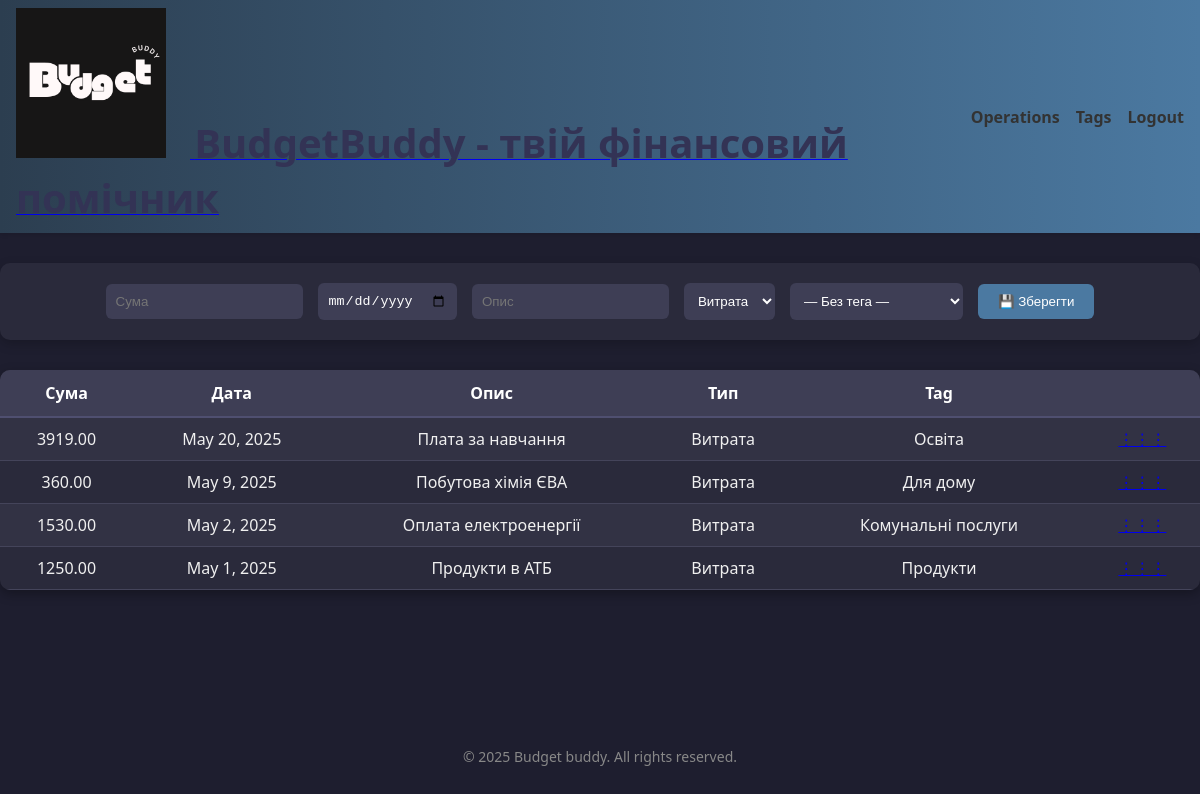
The page /operations/ (signed in) on the database its author committed.
### apps/core/models/operation.py (models this page shows, shortened)
class Operation(TimeStampedModel):
    id = models.AutoField(primary_key=True)
    amount = models.DecimalField(max_digits=12, decimal_places=2)
    date = models.DateField(default=_date.today)
    description = models.CharField(max_length=255, blank=True)
    type = models.CharField(
        max_length=10,
        choices=TransactionType.choices,
        default=TransactionType.EXPENSE
    )
    user = models.ForeignKey(
        settings.AUTH_USER_MODEL,
        on_delete=models.CASCADE,
        null=True, blank=True,
        related_name='operations'
    )
    account = models.ForeignKey(
        "Account",
        on_delete=models.PROTECT,
        null=True, blank=True,
        related_name='operations'
    )
    category = models.ForeignKey(
        "Category",
        on_delete=models.PROTECT,
        null=True, blank=True,
        related_name='operations'
    )
    tag = models.ForeignKey(
        "Tag",
        on_delete=models.SET_NULL,
        null=True, blank=True,
        related_name='operations'
    )
    class Meta:
        ordering = ['-date']

### apps/core/models/tag.py (models this page shows, shortened)
class Tag(TimeStampedModel):
    id = models.AutoField(primary_key=True)
    name = models.CharField(max_length=50)
    user = models.ForeignKey(settings.AUTH_USER_MODEL, on_delete=models.CASCADE, null=True, blank=True,
                             related_name='tags')

### apps/core/views.py (the view, shortened to what this page needs)
# urls.py: path('', RedirectView.as_view(pattern_name='core:operations', permanent=False)),
@login_required
@require_http_methods(['GET', 'POST'])
def operations(request):
    user = request.user
    context = {
        'operations_list': Operation.objects.filter(user=request.user),
        'type_choices': TransactionType,
        'tags_list': Tag.objects.filter(user=request.user),
    }
    return render(request, 'core/pages/operations.html', context)

### apps/core/templates/core/pages/operations.html (shortened to what this page needs)
{% extends "base.html" %}
{% block content %}
    <main class="main-wrapper">
        <div class="container">
            <form action="{% url 'core:operations' %}" method="post" class="form-flex">
                <input type="number" name="amount" placeholder="Сума" required>
                <input type="date" name="date" required>
                <input type="text" name="description" placeholder="Опис" required>
                <select name="type" id="type" required>
                    {% for type in type_choices %}
                        <option value="{{ type.value }}"
                                {% if type.value == 'EXPENSE' %}selected{% endif %}
                        >
                            {{ type.label }}
                        </option>
                    {% endfor %}
                </select>
                <select name="tag">
                    <option value="">— Без тега —</option>
                </select>
                <button type="submit">💾 Зберегти</button>
            </form>
        </div>
        <div class="container">
            <table class="form-container">
                <tr>
                    <th>Сума</th>
                    <th>Дата</th>
                    <th>Опис</th>
                    <th>Тип</th>
                    <th>Tag</th>
                    <th></th>
                </tr>
                {% for operation in operations_list %}
                    <tr>
                        <td>{{ operation.amount }}</td>
                        <td>{{ operation.date }}</td>
                        <td>{{ operation.description }}</td>
                        <td>{{ operation.get_type_display }}</td>
                        <td>{{ operation.tag.name|default:"- Без тега -" }}</td>
                        <td><a href="{% url 'core:operation_detail' operation.id %}">⋮⋮⋮</a></td>
                    </tr>
                {% endfor %}
            </table>
        </div>
    </main>
{% endblock content %}

### templates/base.html (shortened to what this page needs)
{% load static %}
<!DOCTYPE html>
<html lang="en">
<head>
    <link rel="stylesheet" href="{% static 'styles.css' %}">
</head>
<body>
    <div class="page-wrapper">
        {% block header %}{% include "core/includes/header.html" %}{% endblock %}
        <main class="main-wrapper">
            {% block content %}{% endblock %}
        </main>
        {% include "core/includes/footer.html" %}
    </div>
</body>
</html>

### apps/core/templates/core/includes/header.html
{% load static %}
<header>
  <nav class="header">
    <div class="header-brand">
      <a href="{% url 'core:operations' %}">
        <img src="{% static 'images/logo.png' %}"
             alt="BudgetBuddy Logo"
             class="app-logo">
        <span class="app-title">BudgetBuddy - твій фінансовий помічник</span>
      </a>
    </div>
    <ul class="header-nav">
      <li><a href="{% url 'core:operations' %}">Operations</a></li>
      <li><a href="{% url 'core:tag_list'    %}">Tags</a></li>
      <li><a href="{% url 'logout'            %}">Logout</a></li>
    </ul>
  </nav>
</header>

### apps/core/templates/core/includes/footer.html
<footer>
    <p>&copy; 2025 Budget buddy. All rights reserved.</p>
</footer>

### static/styles.css (style rules this page uses)
html, body { height: 100%; margin: 0; padding: 0; font-family: 'Segoe UI', sans-serif; font-size: 16px; background-color: #1e1e2f; color: #e0e0e0; }
body { display: flex; flex-direction: column; min-height: 100vh; }
.main-wrapper { flex: 1 0 auto; }
footer { flex-shrink: 0; text-align: center; color: #888; padding: 20px; font-size: 14px; background-color: transparent; }
.container { margin: 30px auto; max-width: 1200px; }
.header { display: flex; align-items: center; justify-content: space-between; padding: 0.5rem 1rem; background: linear-gradient(to right, #2c3e50, #4b79a1); box-shadow: 0 2px 4px rgba(0,0,0,0.1); }
.header-brand { display: flex; align-items: center; }
.app-logo { height: 150px; margin-right: 1.5rem; }
.app-title { font-size: 2.5rem; font-weight: bold; color: #335; }
.header-nav { list-style: none; margin: 0; padding: 0; display: flex; }
.header-nav li + li { margin-left: 1rem; }
.header-nav a { text-decoration: none; color: #333; font-weight: 900; }
table { width: 100%; border-collapse: collapse; margin-top: 30px; background-color: #2a2a3b; border-radius: 10px; overflow: hidden; box-shadow: 0 4px 12px rgba(0,0,0,0.3); color: #f0f0f0; }
table th { background: #3e3e55; color: #ffffff; font-weight: 600; padding: 12px; border-bottom: 2px solid #4f4f70; }
table td { padding: 10px 12px; border-bottom: 1px solid #44445a; }
table tr:nth-child(even) { background: #323244; }
table.form-container th, table.form-container td { text-align: center; }
.form-flex { display: flex; flex-wrap: wrap; gap: 15px; justify-content: center; align-items: center; background-color: #2a2a3b; padding: 20px; border-radius: 10px; box-shadow: 0 4px 12px rgba(0,0,0,0.2); }
.form-flex input, .form-flex select { padding: 10px; border: none; border-radius: 6px; background-color: #3e3e55; color: white; outline: none; }
.form-flex button { padding: 10px 20px; background-color: #4b79a1; color: white; border: none; border-radius: 6px; cursor: pointer; transition: background 0.3s ease; }
.page-wrapper { display: flex; flex-direction: column; flex: 1; min-height: 100vh; }
.main-wrapper { flex: 1; padding-bottom: 20px; }

### rows shown on the page
Operation: amount "3919.00", date "May 20, 2025", description "Плата за навчання", type "Витрата", tag.name "Освіта"
Operation: amount "360.00", date "May 9, 2025", description "Побутова хімія ЄВА", type "Витрата", tag.name "Для дому"
Operation: amount "1530.00", date "May 2, 2025", description "Оплата електроенергії", type "Витрата", tag.name "Комунальні послуги"
Operation: amount "1250.00", date "May 1, 2025", description "Продукти в АТБ", type "Витрата", tag.name "Продукти"

### other values the page prints
form field type "Витрата"
